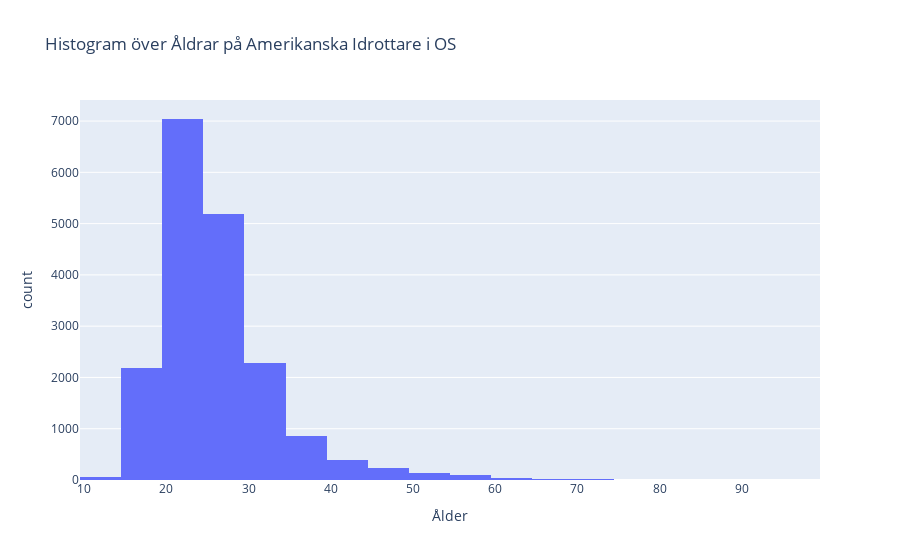

This figure's notebook cell:
### Code cell
# Skapa Histogram över Åldrar på Idrottare

# Skapa interaktivt histogram 
age_histogram_fig = px.histogram(usa_athletes, x='Age', nbins=30,
    labels={'Age':'Ålder'},
    title='Histogram över Åldrar på Amerikanska Idrottare i OS')
age_histogram_fig.show()

### Figure 1 — Plotly figure (JSON) as saved in the notebook; plotly's stock layout.template omitted (floating-point values rounded to 4 significant figures; data arrays with more than 128 entries replaced by an {"elided": "..."} marker saying what was removed)
{"data": [{"alignmentgroup": "True", "bingroup": "x", "hovertemplate": "Ålder=%{x}<br>count=%{y}<extra></extra>", "legendgroup": "", "marker": {"color": "#636efa", "pattern": {"shape": ""}}, "name": "", "nbinsx": 30, "offsetgroup": "", "orientation": "v", "showlegend": false, "type": "histogram", "x": {"elided": "18853 int values"}, "xaxis": "x", "yaxis": "y"}], "layout": {"barmode": "relative", "legend": {"tracegroupgap": 0}, "title": {"text": "Histogram över Åldrar på Amerikanska Idrottare i OS"}, "xaxis": {"anchor": "y", "domain": [0, 1], "title": {"text": "Ålder"}}, "yaxis": {"anchor": "x", "domain": [0, 1], "title": {"text": "count"}}}}
